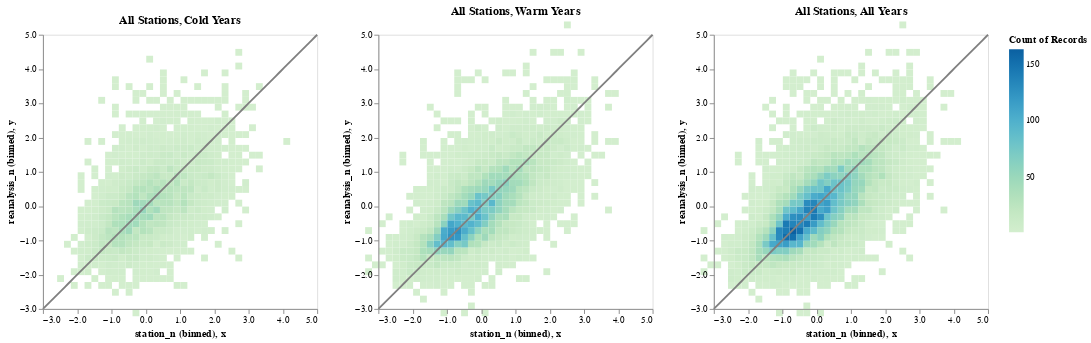

The notebook cell this image was saved under:
### Code cell
x = np.linspace(-3,5,100)
y = x
data = {'x': np.linspace(-3,5,100),
        'y': np.linspace(-3,5,100)}
df_lin = pd.DataFrame(data)

line = alt.Chart(df_lin).mark_line().encode(
    alt.X('x:Q'),
    alt.Y('y:Q'),
    color=alt.value("#808080")
)

src = df.reset_index()

cold = alt.Chart(src[src['deg_days_0C'] < 5][['reanalysis_n', 'station_n']]).mark_rect().encode(
    alt.X('station_n:Q').bin(maxbins=60).axis(values=[-3,-2,-1,0,1,2,3,4,5]).scale(domain=[-3,5]),
    alt.Y('reanalysis_n:Q').bin(maxbins=60).axis(values=[-3,-2,-1,0,1,2,3,4,5]).scale(domain=[-3,5]),
    alt.Color('count():Q').scale(scheme='greenblue')
).properties(title='All Stations, Cold Years')

all_data = alt.Chart(src[['reanalysis_n', 'station_n']]).mark_rect().encode(
    alt.X('station_n:Q').bin(maxbins=60).axis(values=[-3,-2,-1,0,1,2,3,4,5]).scale(domain=[-3,5]),
    alt.Y('reanalysis_n:Q').bin(maxbins=60).axis(values=[-3,-2,-1,0,1,2,3,4,5]).scale(domain=[-3,5]),
    alt.Color('count():Q').scale(scheme='greenblue')
).properties(title='All Stations, All Years')

warm = alt.Chart(src[src['deg_days_0C'] >= 5][['reanalysis_n', 'station_n']]).mark_rect().encode(
    alt.X('station_n:Q').bin(maxbins=60).axis(values=[-3,-2,-1,0,1,2,3,4,5]).scale(domain=[-3,5]),
    alt.Y('reanalysis_n:Q').bin(maxbins=60).axis(values=[-3,-2,-1,0,1,2,3,4,5]).scale(domain=[-3,5]),
    alt.Color('count():Q').scale(scheme='greenblue')
).properties(title='All Stations, Warm Years')

combined = alt.hconcat(cold + line,
           warm + line,
           all_data + line)
combined.show()
#combined.save('../figures/snv_comparison.png')

### Figure 1 — Vega specification as saved in the notebook (floating-point values rounded to 4 significant figures; data arrays with more than 128 entries replaced by an {"elided": "..."} marker saying what was removed)
{"$schema": "https://vega.github.io/schema/vega/v5.json", "data": [{"name": "source_1", "values": [{"x": -3.0, "y": -3.0}, {"x": -2.919, "y": -2.919}, {"x": -2.838, "y": -2.838}, {"x": -2.758, "y": -2.758}, {"x": -2.677, "y": -2.677}, {"x": -2.596, "y": -2.596}, {"x": -2.515, "y": -2.515}, {"x": -2.434, "y": -2.434}, {"x": -2.354, "y": -2.354}, {"x": -2.273, "y": -2.273}, {"x": -2.192, "y": -2.192}, {"x": -2.111, "y": -2.111}, {"x": -2.03, "y": -2.03}, {"x": -1.949, "y": -1.949}, {"x": -1.869, "y": -1.869}, {"x": -1.788, "y": -1.788}, {"x": -1.707, "y": -1.707}, {"x": -1.626, "y": -1.626}, {"x": -1.545, "y": -1.545}, {"x": -1.465, "y": -1.465}, {"x": -1.384, "y": -1.384}, {"x": -1.303, "y": -1.303}, {"x": -1.222, "y": -1.222}, {"x": -1.141, "y": -1.141}, {"x": -1.061, "y": -1.061}, {"x": -0.9798, "y": -0.9798}, {"x": -0.899, "y": -0.899}, {"x": -0.8182, "y": -0.8182}, {"x": -0.7374, "y": -0.7374}, {"x": -0.6566, "y": -0.6566}, {"x": -0.5758, "y": -0.5758}, {"x": -0.4949, "y": -0.4949}, {"x": -0.4141, "y": -0.4141}, {"x": -0.3333, "y": -0.3333}, {"x": -0.2525, "y": -0.2525}, {"x": -0.1717, "y": -0.1717}, {"x": -0.09091, "y": -0.09091}, {"x": -0.0101, "y": -0.0101}, {"x": 0.07071, "y": 0.07071}, {"x": 0.1515, "y": 0.1515}, {"x": 0.2323, "y": 0.2323}, {"x": 0.3131, "y": 0.3131}, {"x": 0.3939, "y": 0.3939}, {"x": 0.4747, "y": 0.4747}, {"x": 0.5556, "y": 0.5556}, {"x": 0.6364, "y": 0.6364}, {"x": 0.7172, "y": 0.7172}, {"x": 0.798, "y": 0.798}, {"x": 0.8788, "y": 0.8788}, {"x": 0.9596, "y": 0.9596}, {"x": 1.04, "y": 1.04}, {"x": 1.121, "y": 1.121}, {"x": 1.202, "y": 1.202}, {"x": 1.283, "y": 1.283}, {"x": 1.364, "y": 1.364}, {"x": 1.444, "y": 1.444}, {"x": 1.525, "y": 1.525}, {"x": 1.606, "y": 1.606}, {"x": 1.687, "y": 1.687}, {"x": 1.768, "y": 1.768}, {"x": 1.848, "y": 1.848}, {"x": 1.929, "y": 1.929}, {"x": 2.01, "y": 2.01}, {"x": 2.091, "y": 2.091}, {"x": 2.172, "y": 2.172}, {"x": 2.253, "y": 2.253}, {"x": 2.333, "y": 2.333}, {"x": 2.414, "y": 2.414}, {"x": 2.495, "y": 2.495}, {"x": 2.576, "y": 2.576}, {"x": 2.657, "y": 2.657}, {"x": 2.737, "y": 2.737}, {"x": 2.818, "y": 2.818}, {"x": 2.899, "y": 2.899}, {"x": 2.98, "y": 2.98}, {"x": 3.061, "y": 3.061}, {"x": 3.141, "y": 3.141}, {"x": 3.222, "y": 3.222}, {"x": 3.303, "y": 3.303}, {"x": 3.384, "y": 3.384}, {"x": 3.465, "y": 3.465}, {"x": 3.545, "y": 3.545}, {"x": 3.626, "y": 3.626}, {"x": 3.707, "y": 3.707}, {"x": 3.788, "y": 3.788}, {"x": 3.869, "y": 3.869}, {"x": 3.949, "y": 3.949}, {"x": 4.03, "y": 4.03}, {"x": 4.111, "y": 4.111}, {"x": 4.192, "y": 4.192}, {"x": 4.273, "y": 4.273}, {"x": 4.354, "y": 4.354}, {"x": 4.434, "y": 4.434}, {"x": 4.515, "y": 4.515}, {"x": 4.596, "y": 4.596}, {"x": 4.677, "y": 4.677}, {"x": 4.758, "y": 4.758}, {"x": 4.838, "y": 4.838}, {"x": 4.919, "y": 4.919}, {"x": 5.0, "y": 5.0}]}, {"name": "source_3", "values": [{"x": -3.0, "y": -3.0}, {"x": -2.919, "y": -2.919}, {"x": -2.838, "y": -2.838}, {"x": -2.758, "y": -2.758}, {"x": -2.677, "y": -2.677}, {"x": -2.596, "y": -2.596}, {"x": -2.515, "y": -2.515}, {"x": -2.434, "y": -2.434}, {"x": -2.354, "y": -2.354}, {"x": -2.273, "y": -2.273}, {"x": -2.192, "y": -2.192}, {"x": -2.111, "y": -2.111}, {"x": -2.03, "y": -2.03}, {"x": -1.949, "y": -1.949}, {"x": -1.869, "y": -1.869}, {"x": -1.788, "y": -1.788}, {"x": -1.707, "y": -1.707}, {"x": -1.626, "y": -1.626}, {"x": -1.545, "y": -1.545}, {"x": -1.465, "y": -1.465}, {"x": -1.384, "y": -1.384}, {"x": -1.303, "y": -1.303}, {"x": -1.222, "y": -1.222}, {"x": -1.141, "y": -1.141}, {"x": -1.061, "y": -1.061}, {"x": -0.9798, "y": -0.9798}, {"x": -0.899, "y": -0.899}, {"x": -0.8182, "y": -0.8182}, {"x": -0.7374, "y": -0.7374}, {"x": -0.6566, "y": -0.6566}, {"x": -0.5758, "y": -0.5758}, {"x": -0.4949, "y": -0.4949}, {"x": -0.4141, "y": -0.4141}, {"x": -0.3333, "y": -0.3333}, {"x": -0.2525, "y": -0.2525}, {"x": -0.1717, "y": -0.1717}, {"x": -0.09091, "y": -0.09091}, {"x": -0.0101, "y": -0.0101}, {"x": 0.07071, "y": 0.07071}, {"x": 0.1515, "y": 0.1515}, {"x": 0.2323, "y": 0.2323}, {"x": 0.3131, "y": 0.3131}, {"x": 0.3939, "y": 0.3939}, {"x": 0.4747, "y": 0.4747}, {"x": 0.5556, "y": 0.5556}, {"x": 0.6364, "y": 0.6364}, {"x": 0.7172, "y": 0.7172}, {"x": 0.798, "y": 0.798}, {"x": 0.8788, "y": 0.8788}, {"x": 0.9596, "y": 0.9596}, {"x": 1.04, "y": 1.04}, {"x": 1.121, "y": 1.121}, {"x": 1.202, "y": 1.202}, {"x": 1.283, "y": 1.283}, {"x": 1.364, "y": 1.364}, {"x": 1.444, "y": 1.444}, {"x": 1.525, "y": 1.525}, {"x": 1.606, "y": 1.606}, {"x": 1.687, "y": 1.687}, {"x": 1.768, "y": 1.768}, {"x": 1.848, "y": 1.848}, {"x": 1.929, "y": 1.929}, {"x": 2.01, "y": 2.01}, {"x": 2.091, "y": 2.091}, {"x": 2.172, "y": 2.172}, {"x": 2.253, "y": 2.253}, {"x": 2.333, "y": 2.333}, {"x": 2.414, "y": 2.414}, {"x": 2.495, "y": 2.495}, {"x": 2.576, "y": 2.576}, {"x": 2.657, "y": 2.657}, {"x": 2.737, "y": 2.737}, {"x": 2.818, "y": 2.818}, {"x": 2.899, "y": 2.899}, {"x": 2.98, "y": 2.98}, {"x": 3.061, "y": 3.061}, {"x": 3.141, "y": 3.141}, {"x": 3.222, "y": 3.222}, {"x": 3.303, "y": 3.303}, {"x": 3.384, "y": 3.384}, {"x": 3.465, "y": 3.465}, {"x": 3.545, "y": 3.545}, {"x": 3.626, "y": 3.626}, {"x": 3.707, "y": 3.707}, {"x": 3.788, "y": 3.788}, {"x": 3.869, "y": 3.869}, {"x": 3.949, "y": 3.949}, {"x": 4.03, "y": 4.03}, {"x": 4.111, "y": 4.111}, {"x": 4.192, "y": 4.192}, {"x": 4.273, "y": 4.273}, {"x": 4.354, "y": 4.354}, {"x": 4.434, "y": 4.434}, {"x": 4.515, "y": 4.515}, {"x": 4.596, "y": 4.596}, {"x": 4.677, "y": 4.677}, {"x": 4.758, "y": 4.758}, {"x": 4.838, "y": 4.838}, {"x": 4.919, "y": 4.919}, {"x": 5.0, "y": 5.0}]}, {"name": "source_5", "values": [{"x": -3.0, "y": -3.0}, {"x": -2.919, "y": -2.919}, {"x": -2.838, "y": -2.838}, {"x": -2.758, "y": -2.758}, {"x": -2.677, "y": -2.677}, {"x": -2.596, "y": -2.596}, {"x": -2.515, "y": -2.515}, {"x": -2.434, "y": -2.434}, {"x": -2.354, "y": -2.354}, {"x": -2.273, "y": -2.273}, {"x": -2.192, "y": -2.192}, {"x": -2.111, "y": -2.111}, {"x": -2.03, "y": -2.03}, {"x": -1.949, "y": -1.949}, {"x": -1.869, "y": -1.869}, {"x": -1.788, "y": -1.788}, {"x": -1.707, "y": -1.707}, {"x": -1.626, "y": -1.626}, {"x": -1.545, "y": -1.545}, {"x": -1.465, "y": -1.465}, {"x": -1.384, "y": -1.384}, {"x": -1.303, "y": -1.303}, {"x": -1.222, "y": -1.222}, {"x": -1.141, "y": -1.141}, {"x": -1.061, "y": -1.061}, {"x": -0.9798, "y": -0.9798}, {"x": -0.899, "y": -0.899}, {"x": -0.8182, "y": -0.8182}, {"x": -0.7374, "y": -0.7374}, {"x": -0.6566, "y": -0.6566}, {"x": -0.5758, "y": -0.5758}, {"x": -0.4949, "y": -0.4949}, {"x": -0.4141, "y": -0.4141}, {"x": -0.3333, "y": -0.3333}, {"x": -0.2525, "y": -0.2525}, {"x": -0.1717, "y": -0.1717}, {"x": -0.09091, "y": -0.09091}, {"x": -0.0101, "y": -0.0101}, {"x": 0.07071, "y": 0.07071}, {"x": 0.1515, "y": 0.1515}, {"x": 0.2323, "y": 0.2323}, {"x": 0.3131, "y": 0.3131}, {"x": 0.3939, "y": 0.3939}, {"x": 0.4747, "y": 0.4747}, {"x": 0.5556, "y": 0.5556}, {"x": 0.6364, "y": 0.6364}, {"x": 0.7172, "y": 0.7172}, {"x": 0.798, "y": 0.798}, {"x": 0.8788, "y": 0.8788}, {"x": 0.9596, "y": 0.9596}, {"x": 1.04, "y": 1.04}, {"x": 1.121, "y": 1.121}, {"x": 1.202, "y": 1.202}, {"x": 1.283, "y": 1.283}, {"x": 1.364, "y": 1.364}, {"x": 1.444, "y": 1.444}, {"x": 1.525, "y": 1.525}, {"x": 1.606, "y": 1.606}, {"x": 1.687, "y": 1.687}, {"x": 1.768, "y": 1.768}, {"x": 1.848, "y": 1.848}, {"x": 1.929, "y": 1.929}, {"x": 2.01, "y": 2.01}, {"x": 2.091, "y": 2.091}, {"x": 2.172, "y": 2.172}, {"x": 2.253, "y": 2.253}, {"x": 2.333, "y": 2.333}, {"x": 2.414, "y": 2.414}, {"x": 2.495, "y": 2.495}, {"x": 2.576, "y": 2.576}, {"x": 2.657, "y": 2.657}, {"x": 2.737, "y": 2.737}, {"x": 2.818, "y": 2.818}, {"x": 2.899, "y": 2.899}, {"x": 2.98, "y": 2.98}, {"x": 3.061, "y": 3.061}, {"x": 3.141, "y": 3.141}, {"x": 3.222, "y": 3.222}, {"x": 3.303, "y": 3.303}, {"x": 3.384, "y": 3.384}, {"x": 3.465, "y": 3.465}, {"x": 3.545, "y": 3.545}, {"x": 3.626, "y": 3.626}, {"x": 3.707, "y": 3.707}, {"x": 3.788, "y": 3.788}, {"x": 3.869, "y": 3.869}, {"x": 3.949, "y": 3.949}, {"x": 4.03, "y": 4.03}, {"x": 4.111, "y": 4.111}, {"x": 4.192, "y": 4.192}, {"x": 4.273, "y": 4.273}, {"x": 4.354, "y": 4.354}, {"x": 4.434, "y": 4.434}, {"x": 4.515, "y": 4.515}, {"x": 4.596, "y": 4.596}, {"x": 4.677, "y": 4.677}, {"x": 4.758, "y": 4.758}, {"x": 4.838, "y": 4.838}, {"x": 4.919, "y": 4.919}, {"x": 5.0, "y": 5.0}]}, {"name": "source_0", "values": {"elided": "522 records"}}, {"name": "source_2", "values": {"elided": "625 records"}}, {"name": "source_4", "values": {"elided": "696 records"}}], "signals": [{"name": "concat_1_layer_0_bin_maxbins_60_station_n_bins", "value": {"fields": ["station_n"], "fname": "bin_station_n", "start": -3.4, "step": 0.2, "stop": 4.0}}, {"name": "concat_2_layer_0_bin_maxbins_60_station_n_bins", "value": {"fields": ["station_n"], "fname": "bin_station_n", "start": -3.4, "step": 0.2, "stop": 4.2}}, {"name": "concat_0_layer_0_bin_maxbins_60_reanalysis_n_bins", "value": {"fields": ["reanalysis_n"], "fname": "bin_reanalysis_n", "start": -3.2, "step": 0.2, "stop": 4.6}}, {"name": "concat_1_layer_0_bin_maxbins_60_reanalysis_n_bins", "value": {"fields": ["reanalysis_n"], "fname": "bin_reanalysis_n", "start": -3.2, "step": 0.2, "stop": 5.4}}, {"name": "concat_0_layer_0_bin_maxbins_60_station_n_bins", "value": {"fields": ["station_n"], "fname": "bin_station_n", "start": -2.6, "step": 0.2, "stop": 4.2}}, {"name": "concat_2_layer_0_bin_maxbins_60_reanalysis_n_bins", "value": {"fields": ["reanalysis_n"], "fname": "bin_reanalysis_n", "start": -3.2, "step": 0.2, "stop": 5.4}}, {"name": "childWidth", "value": 300}], "marks": [{"type": "group", "name": "concat_0_group", "encode": {"update": {"height": {"signal": "height"}, "width": {"signal": "childWidth"}}}, "marks": [{"type": "rect", "name": "concat_0_layer_0_marks", "from": {"data": "source_0"}, "encode": {"update": {"y2": {"field": "bin_maxbins_60_reanalysis_n", "scale": "concat_0_y", "offset": {"signal": "0.5 + (abs(scale(\"concat_0_y\", datum[\"bin_maxbins_60_reanalysis_n_end\"]) - scale(\"concat_0_y\", datum[\"bin_maxbins_60_reanalysis_n\"])) < 0.25 ? 0.5 * (0.25 - (abs(scale(\"concat_0_y\", datum[\"bin_maxbins_60_reanalysis_n_end\"]) - scale(\"concat_0_y\", datum[\"bin_maxbins_60_reanalysis_n\"])))) : 0)"}}, "x2": {"field": "bin_maxbins_60_station_n", "scale": "concat_0_x", "offset": {"signal": "0.5 + (abs(scale(\"concat_0_x\", datum[\"bin_maxbins_60_station_n_end\"]) - scale(\"concat_0_x\", datum[\"bin_maxbins_60_station_n\"])) < 0.25 ? -0.5 * (0.25 - (abs(scale(\"concat_0_x\", datum[\"bin_maxbins_60_station_n_end\"]) - scale(\"concat_0_x\", datum[\"bin_maxbins_60_station_n\"])))) : 0)"}}, "y": {"field": "bin_maxbins_60_reanalysis_n_end", "scale": "concat_0_y", "offset": {"signal": "0.5 + (abs(scale(\"concat_0_y\", datum[\"bin_maxbins_60_reanalysis_n_end\"]) - scale(\"concat_0_y\", datum[\"bin_maxbins_60_reanalysis_n\"])) < 0.25 ? -0.5 * (0.25 - (abs(scale(\"concat_0_y\", datum[\"bin_maxbins_60_reanalysis_n_end\"]) - scale(\"concat_0_y\", datum[\"bin_maxbins_60_reanalysis_n\"])))) : 0)"}}, "x": {"field": "bin_maxbins_60_station_n_end", "scale": "concat_0_x", "offset": {"signal": "0.5 + (abs(scale(\"concat_0_x\", datum[\"bin_maxbins_60_station_n_end\"]) - scale(\"concat_0_x\", datum[\"bin_maxbins_60_station_n\"])) < 0.25 ? 0.5 * (0.25 - (abs(scale(\"concat_0_x\", datum[\"bin_maxbins_60_station_n_end\"]) - scale(\"concat_0_x\", datum[\"bin_maxbins_60_station_n\"])))) : 0)"}}, "fill": {"field": "__count", "scale": "color"}}}, "style": ["rect"]}, {"type": "line", "name": "concat_0_layer_1_marks", "from": {"data": "source_1"}, "sort": {"field": "datum[\"x\"]"}, "encode": {"update": {"x": {"field": "x", "scale": "concat_0_x"}, "defined": {"signal": "isValid(datum[\"x\"]) && isFinite(+datum[\"x\"]) && isValid(datum[\"y\"]) && isFinite(+datum[\"y\"])"}, "stroke": {"value": "#808080"}, "y": {"field": "y", "scale": "concat_0_y"}}}, "style": ["line"]}], "axes": [{"scale": "concat_0_x", "labelOverlap": true, "labelFlush": true, "values": [-3, -2, -1, 0, 1, 2, 3, 4, 5], "orient": "bottom", "grid": false, "tickCount": {"signal": "ceil(childWidth/40)"}, "title": "station_n (binned), x", "zindex": 1}, {"scale": "concat_0_y", "grid": false, "orient": "left", "title": "reanalysis_n (binned), y", "values": [-3, -2, -1, 0, 1, 2, 3, 4, 5], "tickCount": {"signal": "ceil(height/40)"}, "zindex": 1, "labelOverlap": true}], "title": {"text": "All Stations, Cold Years", "frame": "group"}, "style": "cell"}, {"type": "group", "name": "concat_1_group", "encode": {"update": {"width": {"signal": "childWidth"}, "height": {"signal": "height"}}}, "marks": [{"type": "rect", "name": "concat_1_layer_0_marks", "from": {"data": "source_2"}, "encode": {"update": {"y": {"field": "bin_maxbins_60_reanalysis_n_end", "scale": "concat_1_y", "offset": {"signal": "0.5 + (abs(scale(\"concat_1_y\", datum[\"bin_maxbins_60_reanalysis_n_end\"]) - scale(\"concat_1_y\", datum[\"bin_maxbins_60_reanalysis_n\"])) < 0.25 ? -0.5 * (0.25 - (abs(scale(\"concat_1_y\", datum[\"bin_maxbins_60_reanalysis_n_end\"]) - scale(\"concat_1_y\", datum[\"bin_maxbins_60_reanalysis_n\"])))) : 0)"}}, "y2": {"field": "bin_maxbins_60_reanalysis_n", "scale": "concat_1_y", "offset": {"signal": "0.5 + (abs(scale(\"concat_1_y\", datum[\"bin_maxbins_60_reanalysis_n_end\"]) - scale(\"concat_1_y\", datum[\"bin_maxbins_60_reanalysis_n\"])) < 0.25 ? 0.5 * (0.25 - (abs(scale(\"concat_1_y\", datum[\"bin_maxbins_60_reanalysis_n_end\"]) - scale(\"concat_1_y\", datum[\"bin_maxbins_60_reanalysis_n\"])))) : 0)"}}, "fill": {"field": "__count", "scale": "color"}, "x2": {"field": "bin_maxbins_60_station_n", "scale": "concat_1_x", "offset": {"signal": "0.5 + (abs(scale(\"concat_1_x\", datum[\"bin_maxbins_60_station_n_end\"]) - scale(\"concat_1_x\", datum[\"bin_maxbins_60_station_n\"])) < 0.25 ? -0.5 * (0.25 - (abs(scale(\"concat_1_x\", datum[\"bin_maxbins_60_station_n_end\"]) - scale(\"concat_1_x\", datum[\"bin_maxbins_60_station_n\"])))) : 0)"}}, "x": {"field": "bin_maxbins_60_station_n_end", "scale": "concat_1_x", "offset": {"signal": "0.5 + (abs(scale(\"concat_1_x\", datum[\"bin_maxbins_60_station_n_end\"]) - scale(\"concat_1_x\", datum[\"bin_maxbins_60_station_n\"])) < 0.25 ? 0.5 * (0.25 - (abs(scale(\"concat_1_x\", datum[\"bin_maxbins_60_station_n_end\"]) - scale(\"concat_1_x\", datum[\"bin_maxbins_60_station_n\"])))) : 0)"}}}}, "style": ["rect"]}, {"type": "line", "name": "concat_1_layer_1_marks", "from": {"data": "source_3"}, "sort": {"field": "datum[\"x\"]"}, "encode": {"update": {"stroke": {"value": "#808080"}, "y": {"field": "y", "scale": "concat_1_y"}, "defined": {"signal": "isValid(datum[\"x\"]) && isFinite(+datum[\"x\"]) && isValid(datum[\"y\"]) && isFinite(+datum[\"y\"])"}, "x": {"field": "x", "scale": "concat_1_x"}}}, "style": ["line"]}], "axes": [{"scale": "concat_1_x", "labelOverlap": true, "title": "station_n (binned), x", "tickCount": {"signal": "ceil(childWidth/40)"}, "zindex": 1, "grid": false, "orient": "bottom", "values": [-3, -2, -1, 0, 1, 2, 3, 4, 5], "labelFlush": true}, {"scale": "concat_1_y", "orient": "left", "values": [-3, -2, -1, 0, 1, 2, 3, 4, 5], "grid": false, "tickCount": {"signal": "ceil(height/40)"}, "zindex": 1, "labelOverlap": true, "title": "reanalysis_n (binned), y"}], "title": {"text": "All Stations, Warm Years", "frame": "group"}, "style": "cell"}, {"type": "group", "name": "concat_2_group", "encode": {"update": {"height": {"signal": "height"}, "width": {"signal": "childWidth"}}}, "marks": [{"type": "rect", "name": "concat_2_layer_0_marks", "from": {"data": "source_4"}, "encode": {"update": {"y2": {"field": "bin_maxbins_60_reanalysis_n", "scale": "concat_2_y", "offset": {"signal": "0.5 + (abs(scale(\"concat_2_y\", datum[\"bin_maxbins_60_reanalysis_n_end\"]) - scale(\"concat_2_y\", datum[\"bin_maxbins_60_reanalysis_n\"])) < 0.25 ? 0.5 * (0.25 - (abs(scale(\"concat_2_y\", datum[\"bin_maxbins_60_reanalysis_n_end\"]) - scale(\"concat_2_y\", datum[\"bin_maxbins_60_reanalysis_n\"])))) : 0)"}}, "fill": {"field": "__count", "scale": "color"}, "y": {"field": "bin_maxbins_60_reanalysis_n_end", "scale": "concat_2_y", "offset": {"signal": "0.5 + (abs(scale(\"concat_2_y\", datum[\"bin_maxbins_60_reanalysis_n_end\"]) - scale(\"concat_2_y\", datum[\"bin_maxbins_60_reanalysis_n\"])) < 0.25 ? -0.5 * (0.25 - (abs(scale(\"concat_2_y\", datum[\"bin_maxbins_60_reanalysis_n_end\"]) - scale(\"concat_2_y\", datum[\"bin_maxbins_60_reanalysis_n\"])))) : 0)"}}, "x2": {"field": "bin_maxbins_60_station_n", "scale": "concat_2_x", "offset": {"signal": "0.5 + (abs(scale(\"concat_2_x\", datum[\"bin_maxbins_60_station_n_end\"]) - scale(\"concat_2_x\", datum[\"bin_maxbins_60_station_n\"])) < 0.25 ? -0.5 * (0.25 - (abs(scale(\"concat_2_x\", datum[\"bin_maxbins_60_station_n_end\"]) - scale(\"concat_2_x\", datum[\"bin_maxbins_60_station_n\"])))) : 0)"}}, "x": {"field": "bin_maxbins_60_station_n_end", "scale": "concat_2_x", "offset": {"signal": "0.5 + (abs(scale(\"concat_2_x\", datum[\"bin_maxbins_60_station_n_end\"]) - scale(\"concat_2_x\", datum[\"bin_maxbins_60_station_n\"])) < 0.25 ? 0.5 * (0.25 - (abs(scale(\"concat_2_x\", datum[\"bin_maxbins_60_station_n_end\"]) - scale(\"concat_2_x\", datum[\"bin_maxbins_60_station_n\"])))) : 0)"}}}}, "style": ["rect"]}, {"type": "line", "name": "concat_2_layer_1_marks", "from": {"data": "source_5"}, "sort": {"field": "datum[\"x\"]"}, "encode": {"update": {"y": {"field": "y", "scale": "concat_2_y"}, "stroke": {"value": "#808080"}, "defined": {"signal": "isValid(datum[\"x\"]) && isFinite(+datum[\"x\"]) && isValid(datum[\"y\"]) && isFinite(+datum[\"y\"])"}, "x": {"field": "x", "scale": "concat_2_x"}}}, "style": ["line"]}], "axes": [{"scale": "concat_2_x", "title": "station_n (binned), x", "labelFlush": true, "zindex": 1, "grid": false, "orient": "bottom", "labelOverlap": true, "values": [-3, -2, -1, 0, 1, 2, 3, 4, 5], "tickCount": {"signal": "ceil(childWidth/40)"}}, {"scale": "concat_2_y", "tickCount": {"signal": "ceil(height/40)"}, "zindex": 1, "orient": "left", "grid": false, "title": "reanalysis_n (binned), y", "values": [-3, -2, -1, 0, 1, 2, 3, 4, 5], "labelOverlap": true}], "title": {"text": "All Stations, All Years", "frame": "group"}, "style": "cell"}], "scales": [{"name": "color", "type": "linear", "domain": {"fields": [{"data": "source_0", "field": "__count"}, {"data": "source_2", "field": "__count"}, {"data": "source_4", "field": "__count"}]}, "range": {"scheme": "greenblue"}, "interpolate": "hcl", "zero": false}, {"name": "concat_0_x", "type": "linear", "domain": [-3, 5], "range": [0, {"signal": "childWidth"}], "bins": {"signal": "concat_0_layer_0_bin_maxbins_60_station_n_bins"}, "zero": true, "nice": true}, {"name": "concat_0_y", "type": "linear", "domain": [-3, 5], "range": [{"signal": "height"}, 0], "bins": {"signal": "concat_0_layer_0_bin_maxbins_60_reanalysis_n_bins"}, "zero": true, "nice": true}, {"name": "concat_1_x", "type": "linear", "domain": [-3, 5], "range": [0, {"signal": "childWidth"}], "bins": {"signal": "concat_1_layer_0_bin_maxbins_60_station_n_bins"}, "nice": true, "zero": true}, {"name": "concat_1_y", "type": "linear", "domain": [-3, 5], "range": [{"signal": "height"}, 0], "bins": {"signal": "concat_1_layer_0_bin_maxbins_60_reanalysis_n_bins"}, "nice": true, "zero": true}, {"name": "concat_2_x", "type": "linear", "domain": [-3, 5], "range": [0, {"signal": "childWidth"}], "bins": {"signal": "concat_2_layer_0_bin_maxbins_60_station_n_bins"}, "nice": true, "zero": true}, {"name": "concat_2_y", "type": "linear", "domain": [-3, 5], "range": [{"signal": "height"}, 0], "bins": {"signal": "concat_2_layer_0_bin_maxbins_60_reanalysis_n_bins"}, "zero": true, "nice": true}], "background": "white", "legends": [{"fill": "color", "gradientLength": {"signal": "clamp(height, 64, 200)"}, "title": "Count of Records"}], "layout": {"padding": 20, "bounds": "full", "align": "each"}, "height": 300, "padding": 5}
